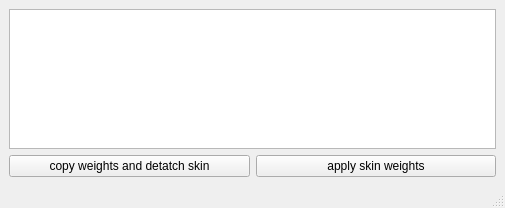
<?xml version="1.0" encoding="UTF-8"?>
<ui version="4.0">
 <class>jt_copy_skin</class>
 <widget class="QMainWindow" name="jt_copy_skin">
  <property name="geometry">
   <rect>
    <x>0</x>
    <y>0</y>
    <width>505</width>
    <height>208</height>
   </rect>
  </property>
  <property name="windowTitle">
   <string>MainWindow</string>
  </property>
  <widget class="QWidget" name="centralwidget">
   <layout class="QVBoxLayout" name="verticalLayout">
    <item>
     <widget class="QTextEdit" name="jt_copy_skin_values_field"/>
    </item>
    <item>
     <layout class="QHBoxLayout" name="horizontalLayout">
      <item>
       <widget class="QPushButton" name="pushButton_2">
        <property name="text">
         <string>copy weights and detatch skin</string>
        </property>
        <property name="+c" stdset="0">
         <string>'import jt_copy_skin;jt_copy_skin.copy();' </string>
        </property>
       </widget>
      </item>
      <item>
       <widget class="QPushButton" name="pushButton">
        <property name="text">
         <string>apply skin weights</string>
        </property>
        <property name="+c" stdset="0">
         <string>'import jt_copy_skin;jt_copy_skin.apply();' </string>
        </property>
       </widget>
      </item>
     </layout>
    </item>
   </layout>
  </widget>
  <widget class="QStatusBar" name="statusbar"/>
 </widget>
 <resources/>
 <connections/>
</ui>
